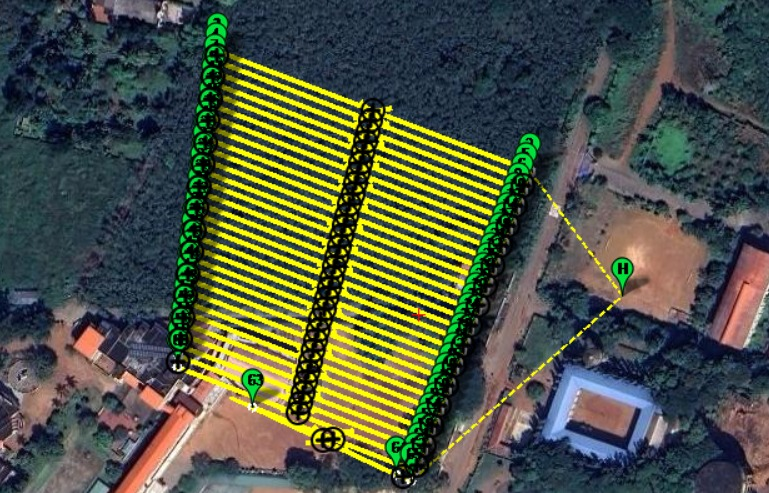
#> input picture images/waypoints test.jpeg, 769 x 493 px, given in place of the camera
$ python disease_detection_service.py
#> lines starting #> are read from the running program, lines starting #| are printed output that depends on the picture; after the words box and inside, x2 and y2 are one past the last pixel; in counts of white or black regions, pixels touching at a corner belong together
#!/usr/bin/env python3
"""
╔══════════════════════════════════════════════════════════════════════════════╗
║        ARKAIRO — Plant Disease Detection & Geotagging Service               ║
╚══════════════════════════════════════════════════════════════════════════════╝

Background service that:
  • Reads your camera continuously (USB cam, RTSP stream, or video file)
  • Pulls real GPS from drone via MAVLink (same telemetry port Mission Planner uses)
  • Detects yellow plant disease using HSV + vegetation context validation
  • Geotags every new detection with the drone's live GPS position
  • Logs to CSV  →  disease_log_<date>.csv
  • Shows a live OpenCV debug window (optional, close anytime)
  • Runs until you press  Ctrl+C

WORKFLOW:
  1. Connect drone telemetry to laptop (USB / radio — same as Mission Planner)
  2. Note the COM port or UDP address Mission Planner uses
  3. Edit SERIAL_PORT / BAUD below (or pass --port COM3 --baud 57600)
  4. python disease_detection_service.py
  5. Press  Ctrl+C  to stop

Dependencies:
    pip install opencv-python numpy pymavlink

GPS SOURCE (choose ONE — comment out the others in Config):
  A) MAVLink over serial    →  SERIAL_PORT = 'COM3',  BAUD = 57600
  B) MAVLink over UDP       →  SERIAL_PORT = 'udp:0.0.0.0:14551'
  C) Hardcoded fallback     →  GPS_FALLBACK at bottom of Config
"""

import os
import sys
import csv
import math
import re
import time
import threading
import argparse
import configparser
from datetime import datetime
from dataclasses import dataclass
from typing import Optional, Tuple, List

import cv2
import numpy as np

# ── MAVLink import (graceful if not installed) ────────────────────────────────
try:
    from pymavlink import mavutil
    HAS_MAVLINK = True
except ImportError:
    HAS_MAVLINK = False
    print("[WARN]  pymavlink not found — GPS will use fallback coordinates.")
    print("        Install with:  pip install pymavlink")


# ══════════════════════════════════════════════════════════════════════════════
# CONFIGURATION  ← edit these for your setup
# ══════════════════════════════════════════════════════════════════════════════
class Config:
    # ── Camera ────────────────────────────────────────────────────────────────
    # Integer 0/1/2 = USB webcam index
    # String  = video file path or RTSP URL
    CAMERA_SOURCE    = 0

    # Processing framerate (skip frames to stay within this budget)
    TARGET_FPS       = 5.0

    # Show live OpenCV debug window (set False for headless / SSH)
    SHOW_GUI         = True

    # ── MAVLink / GPS ─────────────────────────────────────────────────────────
    # Serial port Mission Planner uses for telemetry.
    # Examples:  'COM3'   '/dev/ttyUSB0'   'udp:0.0.0.0:14551'
    SERIAL_PORT      = 'COM3'
    BAUD             = 57600

    # Fallback GPS used when no MAVLink fix is available
    # (set to your field's rough centre so CSV coordinates make sense)
    GPS_FALLBACK_LAT = 10.04793794706056
    GPS_FALLBACK_LON = 76.33000537139496
    GPS_FALLBACK_ALT = 6.7              # metres

    # ── Camera FOV (for GPS projection — edit to match your lens) ─────────────
    HFOV_DEG         = 60.0
    VFOV_DEG         = 45.0

    # ── HSV thresholds ────────────────────────────────────────────────────────
    YELLOW_HSV_MIN   = (15,  80,  80)
    YELLOW_HSV_MAX   = (40, 255, 255)
    GREEN_HSV_MIN    = (35,  30,  30)
    GREEN_HSV_MAX    = (85, 255, 255)
    BROWN_HSV_MIN    = ( 5,  10,  40)   # sand / soil — excluded
    BROWN_HSV_MAX    = (18, 100, 180)

    # ── Detection thresholds ─────────────────────────────────────────────────
    MIN_AREA_PX      = 250
    MIN_GREEN_NEARBY = 150
    GPS_DEDUP_M      = 3.0              # suppress re-logging same hotspot

    # ── Output ────────────────────────────────────────────────────────────────
    _SCRIPT_DIR      = os.path.dirname(os.path.abspath(__file__))
    OUTPUT_DIR       = os.path.join(_SCRIPT_DIR, 'missions')  # CSVs saved in missions/


# ══════════════════════════════════════════════════════════════════════════════
# DATA STRUCTURES
# ══════════════════════════════════════════════════════════════════════════════
@dataclass
class GpsState:
    lat:        float = Config.GPS_FALLBACK_LAT
    lon:        float = Config.GPS_FALLBACK_LON
    alt:        float = Config.GPS_FALLBACK_ALT
    fix:        bool  = False               # True = real MAVLink fix
    status_str: str   = "NO FIX"            # last 'gps status' console response


@dataclass
class Detection:
    latitude:       float
    longitude:      float
    pixel_x:        int
    pixel_y:        int
    area:           int
    severity:       str
    severity_score: int
    confidence:     float


# ══════════════════════════════════════════════════════════════════════════════
# GPS / MAVLink THREAD
# ══════════════════════════════════════════════════════════════════════════════

class GpsReader(threading.Thread):
    """
    Background thread that connects to the drone via MAVLink and
    continuously updates a shared GpsState object.

    If the connection fails or MAVLink is not installed the thread
    silently uses the fallback coordinates from Config.
    """

    def __init__(self, state: GpsState, port: str, baud: int):
#> in main, frame is the input picture: shape (493, 769, 3); mean B, G, R 66.6, 87.1, 80.5
        super().__init__(daemon=True)
        self.state     = state
        self.port      = port
        self.baud      = baud
        self._stop     = threading.Event()
        self.connected = False
        self._conn     = None               # MAVLink connection handle

    def stop(self):
        self._stop.set()

    # ── MAVLink console helpers ──────────────────────────────────────────────

    # [84 lines left out: functions _send_console_command, query_gps_status, _request_gps_stream, not called in this run]

    def run(self):
        if not HAS_MAVLINK:
            return

        print(f"[GPS]   Connecting to {self.port} @ {self.baud} baud ...")
        try:
            conn = mavutil.mavlink_connection(self.port, baud=self.baud)
            conn.wait_heartbeat()
            self._conn = conn
            print(f"[GPS]   Connected  (System {conn.target_system}, "
                  f"Component {conn.target_component})")

            # Query 'gps status' via FC console immediately on connect
            self.query_gps_status()

            # Request GPS streams via MAV_CMD_SET_MESSAGE_INTERVAL
            self._request_gps_stream(conn)
            print(f"[GPS]   GPS stream requested at {Config.TARGET_FPS} Hz")
            self.connected = True
        except Exception as e:
            print(f"[GPS]   Connection failed: {e}")
            print(f"[GPS]   Using fallback GPS  "
                  f"({self.state.lat:.6f}, {self.state.lon:.6f})")
            return

        while not self._stop.is_set():
            try:
                msg = conn.recv_match(blocking=True)
                if not msg:
                    continue
                t = msg.get_type()

                if t == 'GLOBAL_POSITION_INT':
                    self.state.lat = msg.lat / 1e7
                    self.state.lon = msg.lon / 1e7
                    self.state.alt = msg.alt / 1000.0   # mm → m
                    self.state.fix = True

                elif t == 'GPS_RAW_INT':
                    sats = msg.satellites_visible
                    fix  = msg.fix_type
                    if fix >= 3:                        # 3D fix or better
                        self.state.lat = msg.lat / 1e7
                        self.state.lon = msg.lon / 1e7
                        self.state.alt = msg.alt / 1000.0
                        self.state.fix = True

                time.sleep(0.01)
            except Exception:
                time.sleep(0.1)


# ══════════════════════════════════════════════════════════════════════════════
# GPS HELPERS
# ══════════════════════════════════════════════════════════════════════════════

# [32 lines left out: functions haversine, pixel_to_gps, not called in this run]


# ══════════════════════════════════════════════════════════════════════════════
# DETECTION ENGINE
# ══════════════════════════════════════════════════════════════════════════════

class DiseaseDetector:
    def __init__(self):
        self.yellow_min = np.array(Config.YELLOW_HSV_MIN)
        self.yellow_max = np.array(Config.YELLOW_HSV_MAX)
        self.green_min  = np.array(Config.GREEN_HSV_MIN)
        self.green_max  = np.array(Config.GREEN_HSV_MAX)
        self.brown_min  = np.array(Config.BROWN_HSV_MIN)
        self.brown_max  = np.array(Config.BROWN_HSV_MAX)

        self.kernel_s   = np.ones((3, 3), np.uint8)
        self.kernel_l   = np.ones((5, 5), np.uint8)

        self.logged_locs: List[Tuple[float, float]] = []
        self.total_detections = 0

    def _is_dup(self, lat: float, lon: float) -> bool:
        return any(haversine(lat, lon, p[0], p[1]) < Config.GPS_DEDUP_M
                   for p in self.logged_locs)

    def detect(self, frame: np.ndarray,
               gps: GpsState) -> Tuple[List[Detection], np.ndarray, np.ndarray]:
        """
        Run disease detection on one frame.
        Returns: (detections, yellow_mask, green_mask)
        """
        h, w = frame.shape[:2]
        hsv  = cv2.cvtColor(frame, cv2.COLOR_BGR2HSV)
#> hsv: shape (493, 769, 3); mean H, S, V 80.5, 125.5, 100.8

        yel  = cv2.inRange(hsv, self.yellow_min, self.yellow_max)
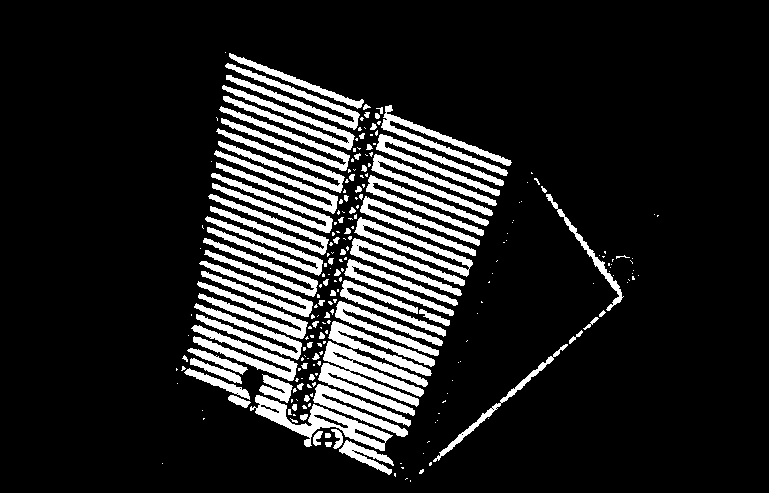
#> yel: shape (493, 769); 13.7% white; 235 white regions (155 under 20 px), largest, box (x1, y1, x2, y2) and area: (318, 341, 428, 416) 3332, (250, 395, 393, 451) 2175, (381, 105, 512, 176) 1715
        grn  = cv2.inRange(hsv, self.green_min,  self.green_max)
#> grn: shape (493, 769); 7.9% white; 1103 white regions (896 under 20 px), largest, box (x1, y1, x2, y2) and area: (385, 132, 542, 467) 5985, (166, 12, 230, 350) 4218, (629, 118, 691, 172) 1770
        brn  = cv2.inRange(hsv, self.brown_min,  self.brown_max)
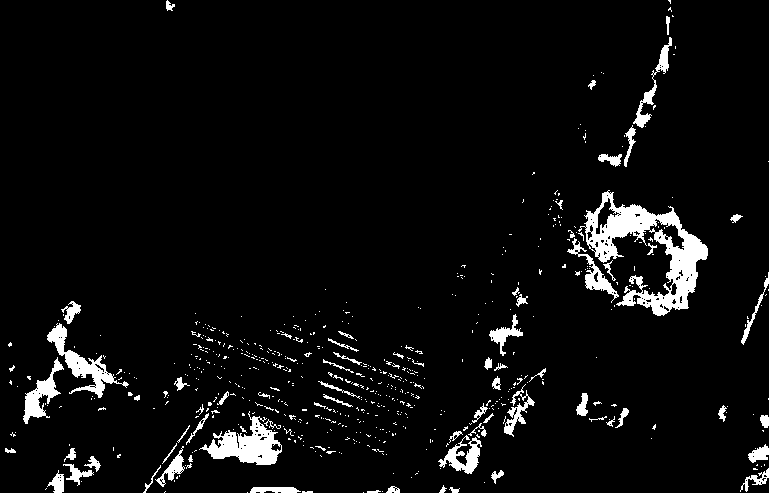
#> brn: shape (493, 769); 5.2% white; 610 white regions (533 under 20 px), largest, box (x1, y1, x2, y2) and area: (578, 190, 708, 316) 5374, (199, 411, 282, 465) 1940, (47, 323, 129, 398) 1431

        # Morphological cleanup
        yel = cv2.morphologyEx(yel, cv2.MORPH_OPEN,  self.kernel_s)
#> yel: shape (493, 769); 13.3% white; 111 white regions (33 under 20 px), largest, box (x1, y1, x2, y2) and area: (319, 341, 428, 415) 3321, (255, 395, 391, 451) 2092, (226, 64, 359, 129) 1698
        yel = cv2.morphologyEx(yel, cv2.MORPH_CLOSE, self.kernel_l)
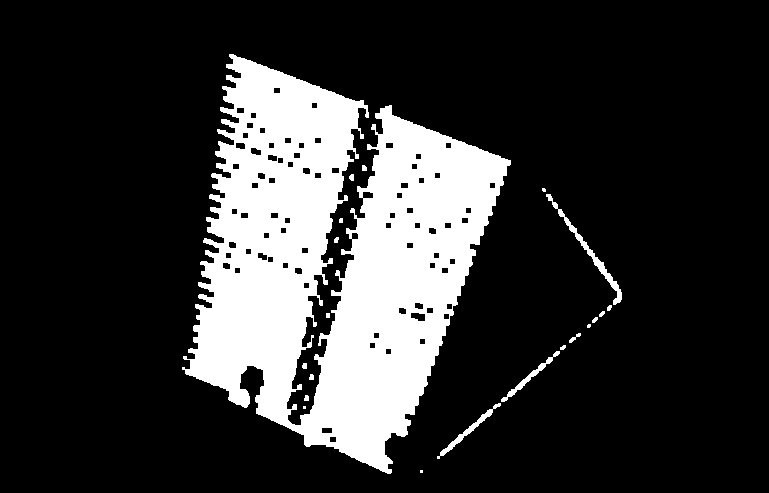
#> yel: shape (493, 769); 20% white; 21 white regions (5 under 20 px), largest, box (x1, y1, x2, y2) and area: (182, 54, 511, 474) 74204, (546, 194, 622, 305) 676, (437, 403, 501, 459) 387
        grn = cv2.morphologyEx(grn, cv2.MORPH_OPEN,  self.kernel_s)
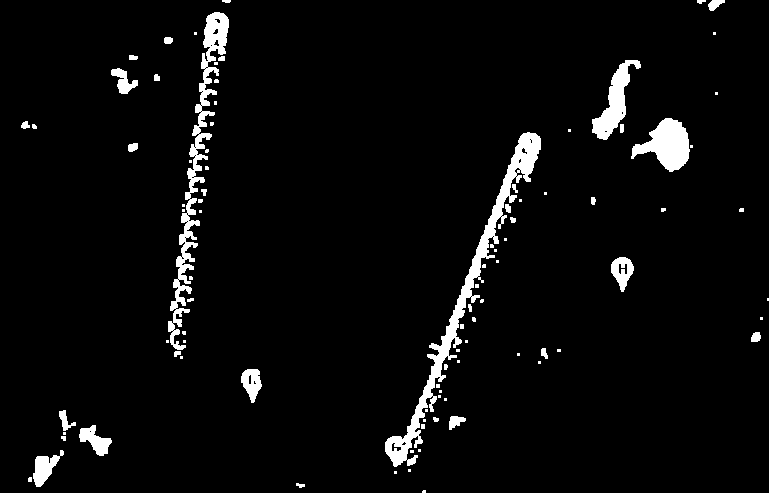
#> grn: shape (493, 769); 4.2% white; 92 white regions (54 under 20 px), largest, box (x1, y1, x2, y2) and area: (385, 132, 541, 467) 4844, (168, 12, 229, 350) 3617, (631, 118, 690, 172) 1759
        grn = cv2.morphologyEx(grn, cv2.MORPH_CLOSE, self.kernel_l)
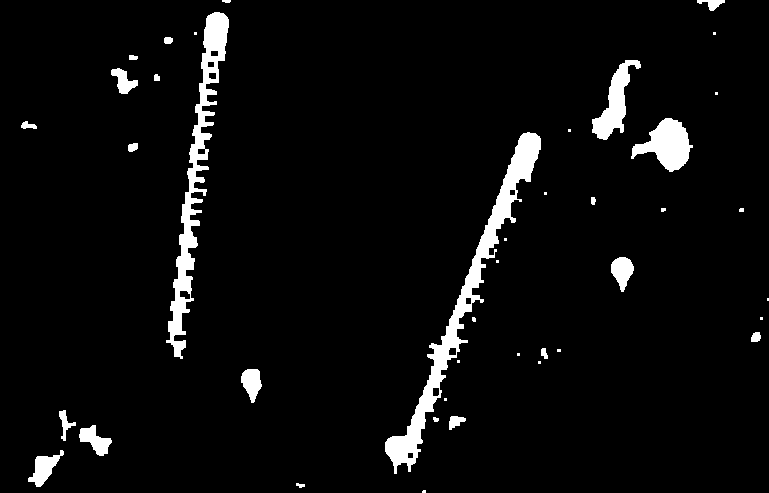
#> grn: shape (493, 769); 4.7% white; 41 white regions (18 under 20 px), largest, box (x1, y1, x2, y2) and area: (385, 132, 541, 474) 6083, (166, 12, 229, 359) 4768, (631, 118, 693, 172) 1779

        # Sand exclusion
        yel = cv2.bitwise_and(yel, cv2.bitwise_not(brn))
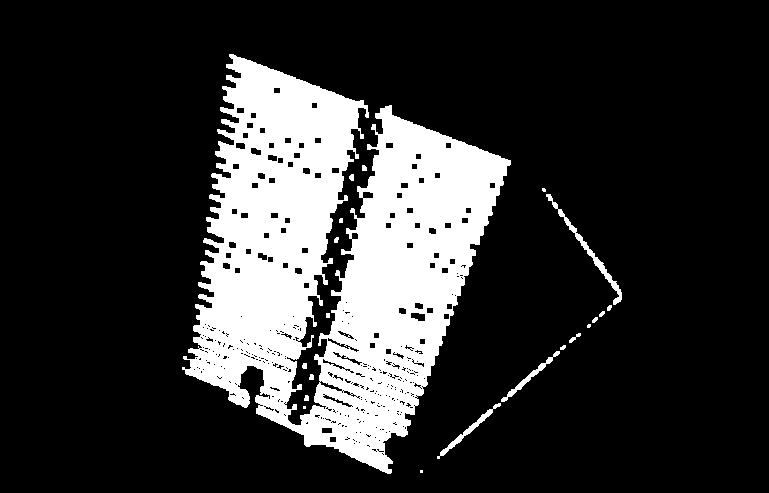
#> yel: shape (493, 769); 19.7% white; 21 white regions (5 under 20 px), largest, box (x1, y1, x2, y2) and area: (182, 54, 511, 474) 72768, (546, 194, 622, 305) 645, (437, 403, 501, 459) 372

        # Only detect yellow when embedded in green vegetation
        green_total = int(np.sum(grn > 0))
#> green_total = 17765
        if green_total > 1000:
            grn_dilated = cv2.dilate(grn, self.kernel_l, iterations=5)
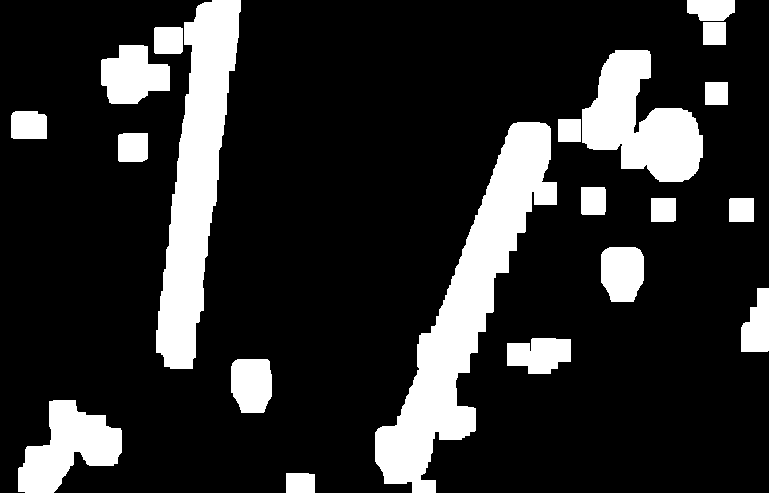
#> grn_dilated: shape (493, 769); 17.8% white; 20 white regions, largest, box (x1, y1, x2, y2) and area: (375, 122, 557, 493) 20023, (156, 0, 241, 369) 15454, (582, 50, 703, 182) 9128
            yel = cv2.bitwise_and(yel, grn_dilated)
#> yel: shape (493, 769); 1.8% white; 40 white regions (15 under 20 px)

        contours, _ = cv2.findContours(yel, cv2.RETR_EXTERNAL,
                                       cv2.CHAIN_APPROX_SIMPLE)
#> contours = 40 contours, 25 with area under 20; largest, box (x1, y1, x2, y2) and area: (375, 155, 511, 474) 4164, (231, 359, 272, 413) 1078, (601, 262, 622, 302) 176, (530, 351, 560, 374) 108, (455, 422, 476, 440) 86
#> (the rest of the program and of its run is left out)
